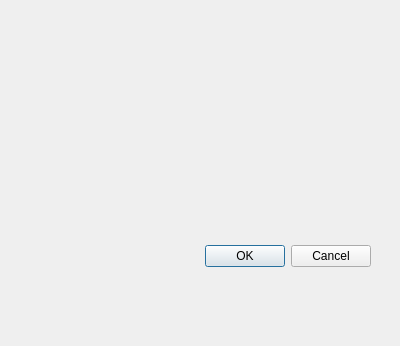
<?xml version="1.0" encoding="UTF-8"?>
<ui version="4.0">
 <class>TrayWindow</class>
 <widget class="QDialog" name="TrayWindow">
  <property name="geometry">
   <rect>
    <x>0</x>
    <y>0</y>
    <width>400</width>
    <height>346</height>
   </rect>
  </property>
  <property name="windowTitle">
   <string>Dialog</string>
  </property>
  <widget class="QDialogButtonBox" name="buttonBox">
   <property name="geometry">
    <rect>
     <x>30</x>
     <y>240</y>
     <width>341</width>
     <height>32</height>
    </rect>
   </property>
   <property name="orientation">
    <enum>Qt::Horizontal</enum>
   </property>
   <property name="standardButtons">
    <set>QDialogButtonBox::Cancel|QDialogButtonBox::Ok</set>
   </property>
  </widget>
 </widget>
 <resources/>
 <connections>
  <connection>
   <sender>buttonBox</sender>
   <signal>accepted()</signal>
   <receiver>TrayWindow</receiver>
   <slot>accept()</slot>
   <hints>
    <hint type="sourcelabel">
     <x>248</x>
     <y>254</y>
    </hint>
    <hint type="destinationlabel">
     <x>157</x>
     <y>274</y>
    </hint>
   </hints>
  </connection>
  <connection>
   <sender>buttonBox</sender>
   <signal>rejected()</signal>
   <receiver>TrayWindow</receiver>
   <slot>reject()</slot>
   <hints>
    <hint type="sourcelabel">
     <x>316</x>
     <y>260</y>
    </hint>
    <hint type="destinationlabel">
     <x>286</x>
     <y>274</y>
    </hint>
   </hints>
  </connection>
 </connections>
</ui>
